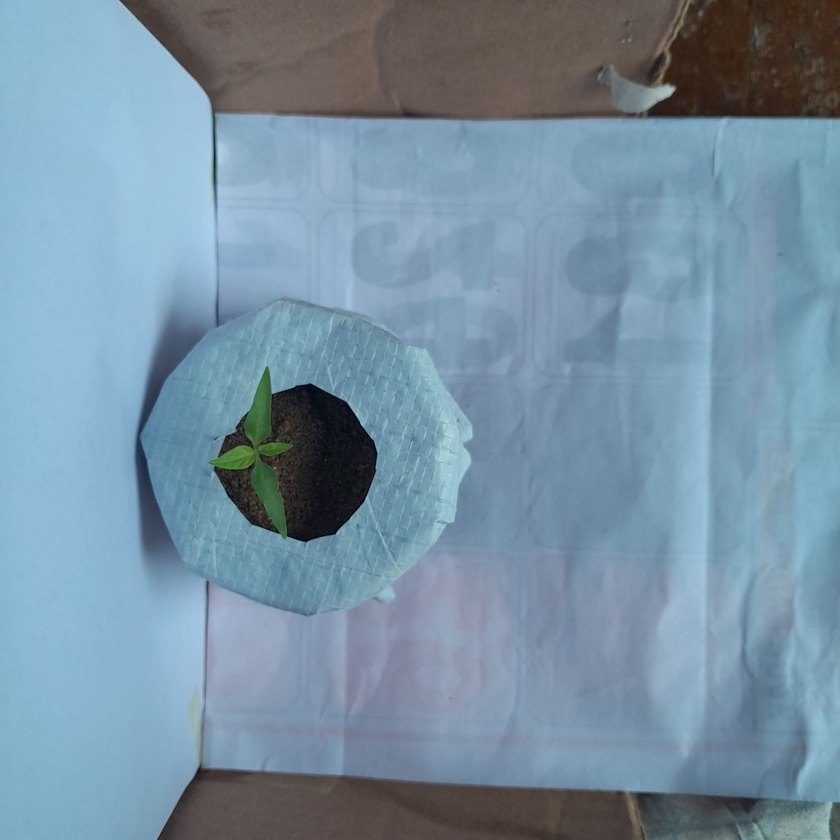
#> input picture Monitoring_palnt_growth/a9.jpg, 840 x 840 px, shrunk from 3056 x 3056 before the run
$ jupyter execute Calculating_Leaf_area.ipynb
#> lines starting #> are read from the running program, lines starting #| are printed output that depends on the picture; after the words box and inside, x2 and y2 are one past the last pixel; in counts of white or black regions, pixels touching at a corner belong together
[cell 1]
import cv2
import numpy as np
import matplotlib.pyplot as plt

# Load the image
img = cv2.imread('a9.jpg')
#> img is the input picture: shape (840, 840, 3); mean B, G, R 163.3, 145.1, 119.3
img_rgb = cv2.cvtColor(img, cv2.COLOR_BGR2RGB)

# Convert the image to HSV color space
hsv = cv2.cvtColor(img, cv2.COLOR_BGR2HSV)
#> hsv: shape (840, 840, 3); mean H, S, V 89, 75.1, 166.3

# Define the lower and upper bounds for the color green in HSV space
lower_green = np.array([35, 50, 50])
upper_green = np.array([85, 255, 255])

# Create a mask to isolate green areas (likely leaves)
green_mask = cv2.inRange(hsv, lower_green, upper_green)
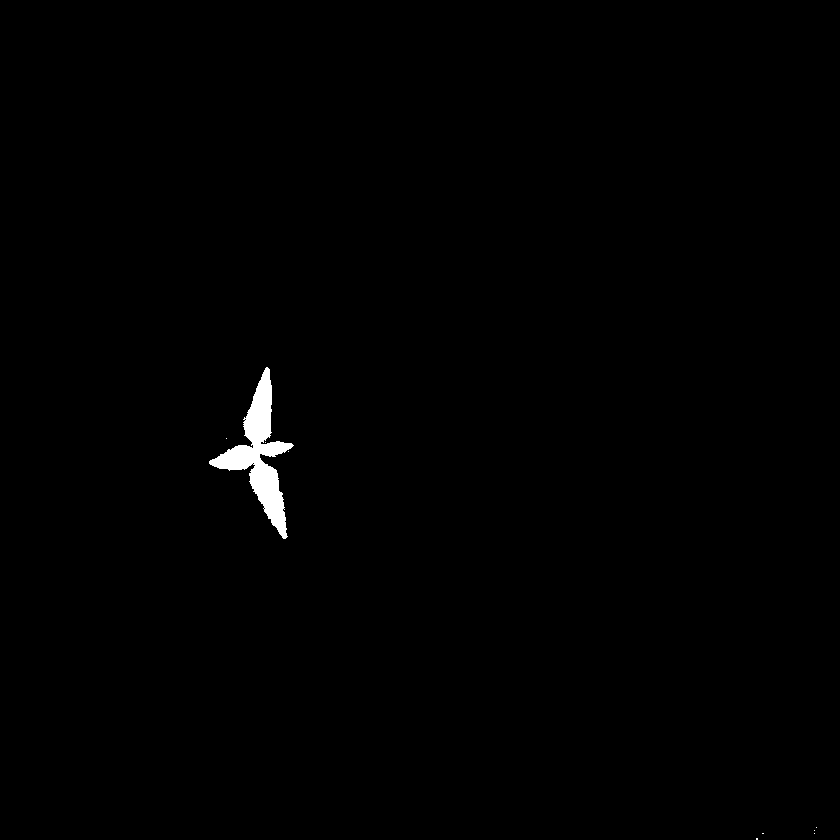
#> green_mask: shape (840, 840); 0.6% white; 9 white regions (8 under 20 px), largest, box (x1, y1, x2, y2) and area: (209, 367, 294, 539) 4224

# Morphological operations to remove noise
kernel = np.ones((3, 3), np.uint8)
cleaned_mask = cv2.morphologyEx(green_mask, cv2.MORPH_OPEN, kernel, iterations=2)
#> cleaned_mask: shape (840, 840); 0.59% white; 1 white region, box (x1, y1, x2, y2) and area: (210, 369, 292, 538) 4149
cleaned_mask = cv2.morphologyEx(cleaned_mask, cv2.MORPH_CLOSE, kernel, iterations=2)
#> cleaned_mask: shape (840, 840); 0.6% white; 1 white region

# Find contours of detected green areas
contours, _ = cv2.findContours(cleaned_mask, cv2.RETR_EXTERNAL, cv2.CHAIN_APPROX_SIMPLE)
#> contours = 1 contour; box (x1, y1, x2, y2) and area: (210, 369, 292, 538) 4003

# Filter small contours (noise) by area
min_leaf_area = 100
leaf_contours = [cnt for cnt in contours if cv2.contourArea(cnt) > min_leaf_area]
#> leaf_contours has the same summary as contours

# Count leaves and calculate total area
leaf_count = len(leaf_contours)
#> leaf_count = 1
total_leaf_area = sum(cv2.contourArea(cnt) for cnt in leaf_contours)
#> total_leaf_area = 4003

# Draw contours and areas on the image
img_with_green_leaves = img_rgb.copy()
for cnt in leaf_contours:
    area = cv2.contourArea(cnt)
    cv2.drawContours(img_with_green_leaves, [cnt], -1, (0, 255, 0), 2)
    x, y, w, h = cv2.boundingRect(cnt)
    cv2.putText(img_with_green_leaves, f'{area} px', (x, y - 10 ), cv2.FONT_HERSHEY_SIMPLEX, 1.8, (255, 0, 0), 2)
#> this loop made 1 pass
#> (area, x, y, w, h) on pass 1: (4003, 210, 369, 82, 169)
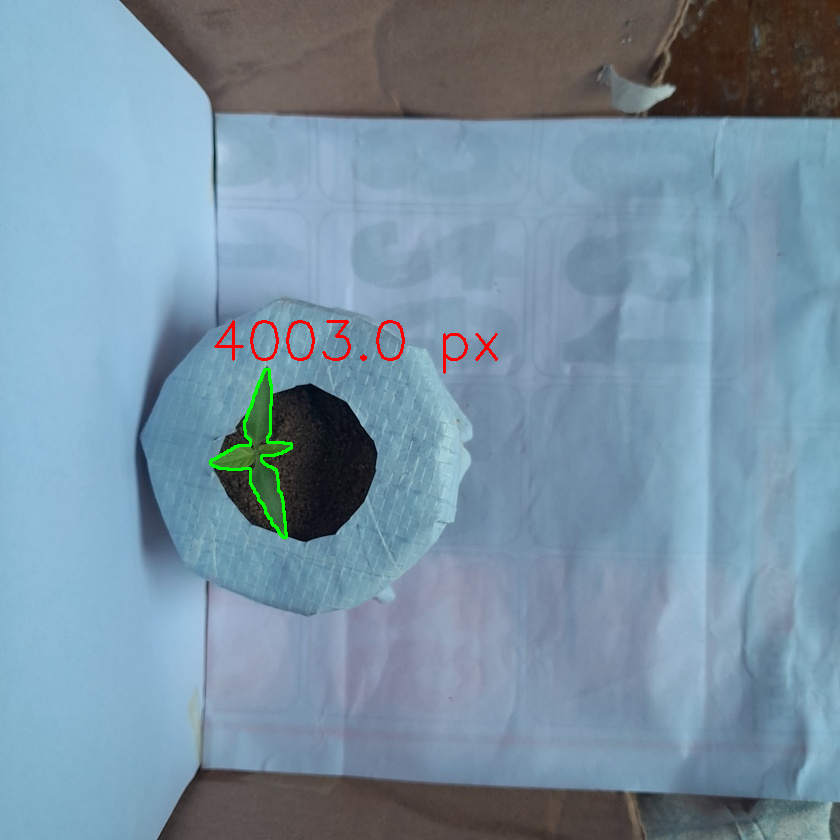
#> img_with_green_leaves: shape (840, 840, 3); mean R, G, B 119.5, 145, 162.7

# Display results
plt.figure(figsize=(5, 5))
plt.imshow(img_with_green_leaves)
plt.title(f'Leaf Count: {leaf_count}, Total Area: {int(total_leaf_area)} px')
plt.axis('off')
plt.show()

# Print the final leaf count and individual areas
print(f"Total number of leaves detected: {leaf_count}")
#| Total number of leaves detected: 1
print("Areas of individual leaves:")
for i, cnt in enumerate(leaf_contours, 1):
    area = cv2.contourArea(cnt)
    print(f"Leaf {i}: {int(area)} pixels")
#> this loop made 1 pass
#> (i, area) on pass 1: (1, 4003)
#> (printed output is left out)

print(f"Total area of leaves: {int(total_leaf_area)} pixels")
#| Total area of leaves: 4003 pixels

[cell 2]
import cv2
import numpy as np
import matplotlib.pyplot as plt

# List to store total leaf areas
total_leaf_areas = []

while True:
    # Load the image
    image_path = input("Enter image path (or 'q' to quit): ")
#> the answer given: a9.jpg
    if image_path.lower() == 'q':
        break

    img = cv2.imread(image_path)
    if img is None:
        print("Error: Could not load image.")
        continue

    img_rgb = cv2.cvtColor(img, cv2.COLOR_BGR2RGB)

    # Convert the image to HSV color space
    hsv = cv2.cvtColor(img, cv2.COLOR_BGR2HSV)

    # Define the lower and upper bounds for the color green in HSV space
    lower_green = np.array([35, 50, 50])
    upper_green = np.array([85, 255, 255])

    # Create a mask to isolate green areas (likely leaves)
    green_mask = cv2.inRange(hsv, lower_green, upper_green)

    # Morphological operations to remove noise
    kernel = np.ones((3, 3), np.uint8)
    cleaned_mask = cv2.morphologyEx(green_mask, cv2.MORPH_OPEN, kernel, iterations=2)
    cleaned_mask = cv2.morphologyEx(cleaned_mask, cv2.MORPH_CLOSE, kernel, iterations=2)

    # Find contours of detected green areas
    contours, _ = cv2.findContours(cleaned_mask, cv2.RETR_EXTERNAL, cv2.CHAIN_APPROX_SIMPLE)

    # Filter small contours (noise) by area
    min_leaf_area = 100
    leaf_contours = [cnt for cnt in contours if cv2.contourArea(cnt) > min_leaf_area]

    # Count leaves and calculate total area
    leaf_count = len(leaf_contours)
    total_leaf_area = sum(cv2.contourArea(cnt) for cnt in leaf_contours)
    total_leaf_areas.append(total_leaf_area)

    # Draw contours and areas on the image
    img_with_green_leaves = img_rgb.copy()
    for cnt in leaf_contours:
        area = cv2.contourArea(cnt)
        cv2.drawContours(img_with_green_leaves, [cnt], -1, (0, 255, 0), 2)
        x, y, w, h = cv2.boundingRect(cnt)
        cv2.putText(img_with_green_leaves, f'{int(area)} px', (x, y - 10), cv2.FONT_HERSHEY_SIMPLEX, 1.8, (255, 0, 0), 2)
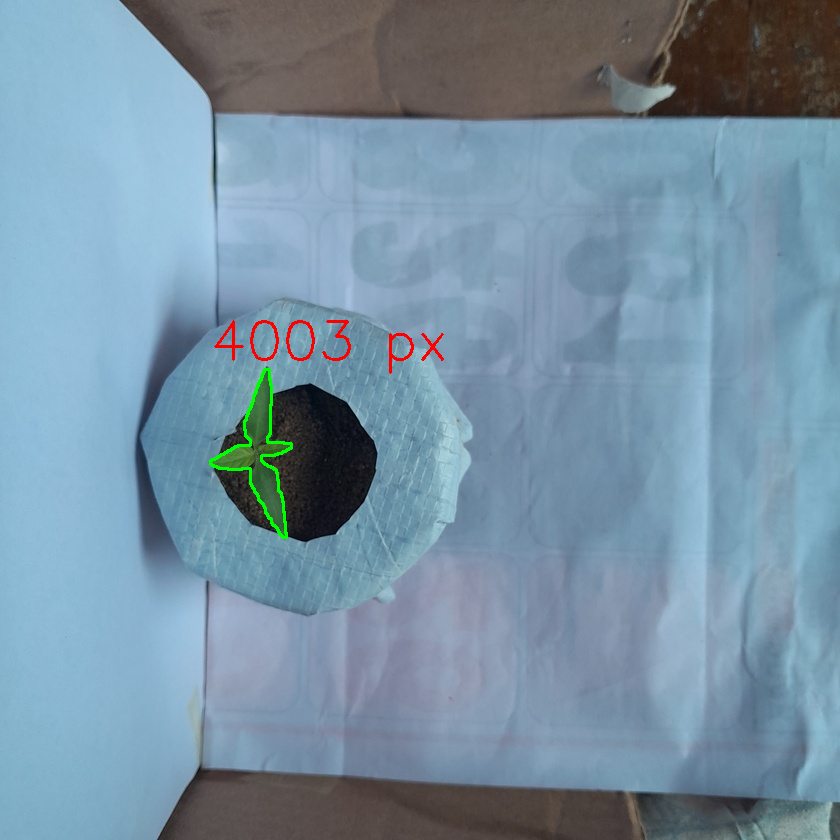
#> img_with_green_leaves: shape (840, 840, 3); mean R, G, B 119.5, 145.1, 162.8

    # Display results
    plt.figure(figsize=(5, 5))
    plt.imshow(img_with_green_leaves)
    plt.title(f'Leaf Count: {leaf_count}, Total Area: {int(total_leaf_area)} px')
    plt.axis('off')
    plt.show()

    # Plot the area progression
    plt.figure(figsize=(8, 5))
    plt.plot(total_leaf_areas, marker='o', linestyle='-')
    plt.title('Total Leaf Area Over Time')
    plt.xlabel('Image Count')
    plt.ylabel('Total Leaf Area (pixels)')
    plt.grid(True)
    plt.show()
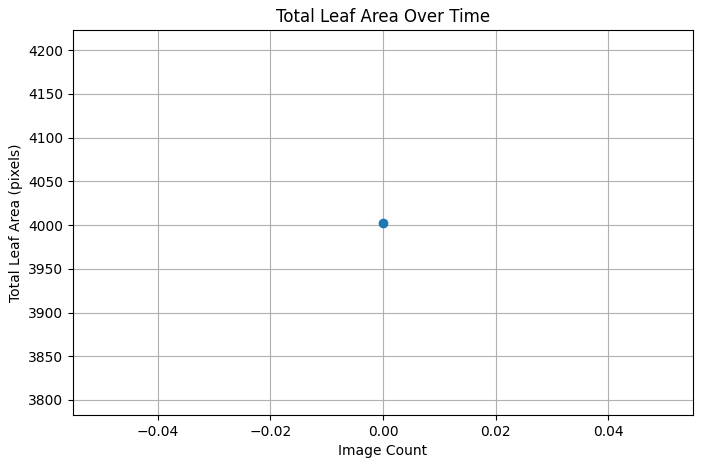
#> figure drawn by matplotlib, 1 panel

    # Print the final leaf count and individual areas
    print(f"Total number of leaves detected: {leaf_count}")
#| Total number of leaves detected: 1
    print("Areas of individual leaves:")
    for i, cnt in enumerate(leaf_contours, 1):
        area = cv2.contourArea(cnt)
        print(f"Leaf {i}: {int(area)} pixels")

    print(f"Total area of leaves: {int(total_leaf_area)} pixels")
#| Total area of leaves: 4003 pixels
#> the answer given: a9.jpg
#> the answer given: a9.jpg
